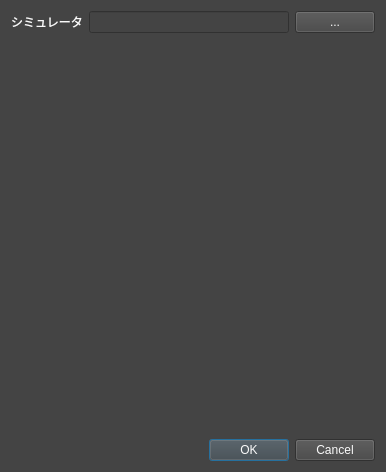
<?xml version="1.0" encoding="UTF-8"?>
<ui version="4.0">
 <class>SettingDialog</class>
 <widget class="QDialog" name="SettingDialog">
  <property name="geometry">
   <rect>
    <x>0</x>
    <y>0</y>
    <width>386</width>
    <height>472</height>
   </rect>
  </property>
  <property name="windowTitle">
   <string>環境設定</string>
  </property>
  <property name="styleSheet">
   <string notr="true">background-color: rgb(68, 68, 68);
color: rgb(250, 250, 250);
</string>
  </property>
  <layout class="QGridLayout" name="gridLayout">
   <item row="0" column="0">
    <layout class="QHBoxLayout" name="horizontalLayout">
     <item>
      <widget class="QLabel" name="label">
       <property name="text">
        <string>シミュレータ</string>
       </property>
      </widget>
     </item>
     <item>
      <widget class="QLineEdit" name="simulatorPath"/>
     </item>
     <item>
      <widget class="QPushButton" name="pushButton">
       <property name="text">
        <string>...</string>
       </property>
      </widget>
     </item>
    </layout>
   </item>
   <item row="2" column="0">
    <widget class="QDialogButtonBox" name="buttonBox">
     <property name="orientation">
      <enum>Qt::Horizontal</enum>
     </property>
     <property name="standardButtons">
      <set>QDialogButtonBox::Cancel|QDialogButtonBox::Ok</set>
     </property>
    </widget>
   </item>
   <item row="1" column="0">
    <spacer name="verticalSpacer">
     <property name="orientation">
      <enum>Qt::Vertical</enum>
     </property>
     <property name="sizeHint" stdset="0">
      <size>
       <width>20</width>
       <height>40</height>
      </size>
     </property>
    </spacer>
   </item>
  </layout>
 </widget>
 <resources/>
 <connections>
  <connection>
   <sender>buttonBox</sender>
   <signal>accepted()</signal>
   <receiver>SettingDialog</receiver>
   <slot>accept()</slot>
   <hints>
    <hint type="sourcelabel">
     <x>254</x>
     <y>467</y>
    </hint>
    <hint type="destinationlabel">
     <x>157</x>
     <y>274</y>
    </hint>
   </hints>
  </connection>
  <connection>
   <sender>buttonBox</sender>
   <signal>rejected()</signal>
   <receiver>SettingDialog</receiver>
   <slot>reject()</slot>
   <hints>
    <hint type="sourcelabel">
     <x>322</x>
     <y>467</y>
    </hint>
    <hint type="destinationlabel">
     <x>286</x>
     <y>274</y>
    </hint>
   </hints>
  </connection>
  <connection>
   <sender>pushButton</sender>
   <signal>clicked()</signal>
   <receiver>SettingDialog</receiver>
   <slot>openFileDialog()</slot>
   <hints>
    <hint type="sourcelabel">
     <x>345</x>
     <y>26</y>
    </hint>
    <hint type="destinationlabel">
     <x>353</x>
     <y>66</y>
    </hint>
   </hints>
  </connection>
  <connection>
   <sender>buttonBox</sender>
   <signal>accepted()</signal>
   <receiver>SettingDialog</receiver>
   <slot>btnOk_action()</slot>
   <hints>
    <hint type="sourcelabel">
     <x>331</x>
     <y>447</y>
    </hint>
    <hint type="destinationlabel">
     <x>242</x>
     <y>192</y>
    </hint>
   </hints>
  </connection>
 </connections>
 <slots>
  <slot>openFileDialog()</slot>
  <slot>btnOk_action()</slot>
 </slots>
</ui>
